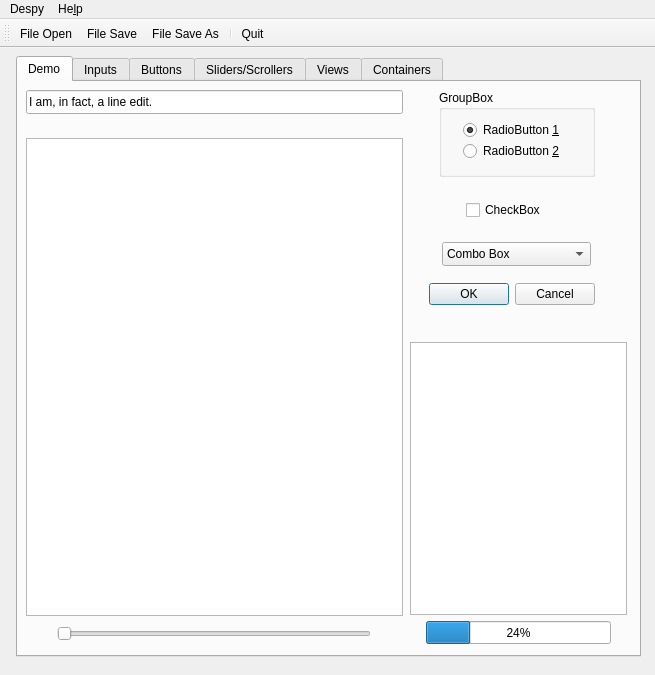
<?xml version="1.0" encoding="UTF-8"?>
<ui version="4.0">
 <class>MainWindow</class>
 <widget class="QMainWindow" name="MainWindow">
  <property name="geometry">
   <rect>
    <x>0</x>
    <y>0</y>
    <width>655</width>
    <height>675</height>
   </rect>
  </property>
  <property name="windowTitle">
   <string>Despy</string>
  </property>
  <property name="windowIcon">
   <iconset resource="despy2.qrc">
    <normaloff>:/content/despy2.png</normaloff>:/content/despy2.png</iconset>
  </property>
  <widget class="QWidget" name="centralWidget">
   <widget class="QTabWidget" name="tabWidget">
    <property name="geometry">
     <rect>
      <x>16</x>
      <y>8</y>
      <width>625</width>
      <height>601</height>
     </rect>
    </property>
    <property name="currentIndex">
     <number>0</number>
    </property>
    <widget class="QWidget" name="tab">
     <attribute name="title">
      <string>Demo</string>
     </attribute>
     <widget class="QTextBrowser" name="textBrowser">
      <property name="geometry">
       <rect>
        <x>8</x>
        <y>56</y>
        <width>377</width>
        <height>478</height>
       </rect>
      </property>
      <property name="source">
       <url>
        <string>qrc:/content/q</string>
       </url>
      </property>
      <property name="openExternalLinks">
       <bool>false</bool>
      </property>
      <property name="openLinks">
       <bool>false</bool>
      </property>
     </widget>
     <widget class="QSlider" name="horizontalSlider">
      <property name="geometry">
       <rect>
        <x>39</x>
        <y>544</y>
        <width>314</width>
        <height>16</height>
       </rect>
      </property>
      <property name="orientation">
       <enum>Qt::Horizontal</enum>
      </property>
     </widget>
     <widget class="QDialogButtonBox" name="buttonBox">
      <property name="geometry">
       <rect>
        <x>392</x>
        <y>200</y>
        <width>185</width>
        <height>24</height>
       </rect>
      </property>
      <property name="standardButtons">
       <set>QDialogButtonBox::Cancel|QDialogButtonBox::Ok</set>
      </property>
     </widget>
     <widget class="QGroupBox" name="groupBox">
      <property name="geometry">
       <rect>
        <x>421</x>
        <y>8</y>
        <width>156</width>
        <height>87</height>
       </rect>
      </property>
      <property name="title">
       <string>GroupBox</string>
      </property>
      <widget class="QRadioButton" name="radioButton">
       <property name="geometry">
        <rect>
         <x>24</x>
         <y>32</y>
         <width>105</width>
         <height>16</height>
        </rect>
       </property>
       <property name="text">
        <string>RadioButton &amp;1</string>
       </property>
       <property name="checked">
        <bool>true</bool>
       </property>
      </widget>
      <widget class="QRadioButton" name="radioButton_2">
       <property name="geometry">
        <rect>
         <x>24</x>
         <y>53</y>
         <width>113</width>
         <height>16</height>
        </rect>
       </property>
       <property name="text">
        <string>RadioButton &amp;2</string>
       </property>
      </widget>
     </widget>
     <widget class="QCheckBox" name="checkBox">
      <property name="geometry">
       <rect>
        <x>448</x>
        <y>120</y>
        <width>77</width>
        <height>16</height>
       </rect>
      </property>
      <property name="text">
       <string>CheckBox</string>
      </property>
     </widget>
     <widget class="QLineEdit" name="lineEdit">
      <property name="geometry">
       <rect>
        <x>8</x>
        <y>8</y>
        <width>377</width>
        <height>24</height>
       </rect>
      </property>
      <property name="text">
       <string>I am, in fact, a line edit.</string>
      </property>
     </widget>
     <widget class="QTreeView" name="treeView">
      <property name="geometry">
       <rect>
        <x>392</x>
        <y>260</y>
        <width>217</width>
        <height>273</height>
       </rect>
      </property>
      <property name="indentation">
       <number>6</number>
      </property>
      <property name="allColumnsShowFocus">
       <bool>true</bool>
      </property>
      <property name="wordWrap">
       <bool>true</bool>
      </property>
     </widget>
     <widget class="QProgressBar" name="progressBar">
      <property name="geometry">
       <rect>
        <x>408</x>
        <y>539</y>
        <width>185</width>
        <height>23</height>
       </rect>
      </property>
      <property name="value">
       <number>24</number>
      </property>
     </widget>
     <widget class="QComboBox" name="comboBox">
      <property name="geometry">
       <rect>
        <x>424</x>
        <y>160</y>
        <width>149</width>
        <height>24</height>
       </rect>
      </property>
      <item>
       <property name="text">
        <string>Combo Box</string>
       </property>
      </item>
      <item>
       <property name="text">
        <string>Combo 2</string>
       </property>
      </item>
      <item>
       <property name="text">
        <string>Combo 3</string>
       </property>
      </item>
     </widget>
    </widget>
    <widget class="QWidget" name="tab_2">
     <attribute name="title">
      <string>Inputs</string>
     </attribute>
     <widget class="QLabel" name="label">
      <property name="geometry">
       <rect>
        <x>384</x>
        <y>40</y>
        <width>177</width>
        <height>145</height>
       </rect>
      </property>
      <property name="text">
       <string>&lt;html&gt;&lt;head/&gt;&lt;body&gt;&lt;p align=&quot;center&quot;&gt;This is a label showing &lt;span style=&quot; color:#ff008e;&quot;&gt;Rich &lt;/span&gt;&lt;span style=&quot; color:#00d08e;&quot;&gt;Text&lt;/span&gt; which can be &lt;span style=&quot; font-weight:600; color:#386dc4;&quot;&gt;formatted &lt;/span&gt;in &lt;span style=&quot; font-style:italic;&quot;&gt;various&lt;/span&gt; ways. It can include links &lt;a href=&quot;https://ixquick.com&quot;&gt;&lt;span style=&quot; text-decoration: underline; color:#2980b9;&quot;&gt;ixquick&lt;/span&gt;&lt;/a&gt; and images &lt;img src=&quot;:/content/abc.png&quot;/&gt;&lt;/p&gt;&lt;/body&gt;&lt;/html&gt;</string>
      </property>
      <property name="wordWrap">
       <bool>true</bool>
      </property>
      <property name="openExternalLinks">
       <bool>true</bool>
      </property>
     </widget>
     <widget class="QWidget" name="layoutWidget">
      <property name="geometry">
       <rect>
        <x>48</x>
        <y>40</y>
        <width>179</width>
        <height>138</height>
       </rect>
      </property>
      <layout class="QGridLayout" name="gridLayout">
       <item row="0" column="0" colspan="2">
        <widget class="QComboBox" name="comboBox_3">
         <item>
          <property name="text">
           <string>Combo Box</string>
          </property>
         </item>
         <item>
          <property name="text">
           <string>Are you really</string>
          </property>
         </item>
         <item>
          <property name="text">
           <string>reading this?</string>
          </property>
         </item>
        </widget>
       </item>
       <item row="1" column="0" colspan="2">
        <widget class="QComboBox" name="comboBox_2">
         <property name="editable">
          <bool>true</bool>
         </property>
         <item>
          <property name="text">
           <string>Editable Combo</string>
          </property>
         </item>
         <item>
          <property name="text">
           <string>The first line</string>
          </property>
         </item>
         <item>
          <property name="text">
           <string>And another</string>
          </property>
         </item>
        </widget>
       </item>
       <item row="2" column="0" colspan="2">
        <widget class="QFontComboBox" name="fontComboBox"/>
       </item>
       <item row="3" column="0" colspan="2">
        <widget class="QDateTimeEdit" name="dateTimeEdit"/>
       </item>
       <item row="4" column="0">
        <widget class="QSpinBox" name="spinBox"/>
       </item>
       <item row="4" column="1">
        <widget class="QDoubleSpinBox" name="doubleSpinBox"/>
       </item>
      </layout>
     </widget>
     <widget class="QWidget" name="layoutWidget">
      <property name="geometry">
       <rect>
        <x>45</x>
        <y>240</y>
        <width>521</width>
        <height>321</height>
       </rect>
      </property>
      <layout class="QGridLayout" name="gridLayout_2">
       <item row="0" column="0" colspan="2">
        <widget class="QLineEdit" name="lineEdit_2">
         <property name="text">
          <string>Well, it's a moose, sir, he swerves and hits a tree.</string>
         </property>
        </widget>
       </item>
       <item row="1" column="0">
        <widget class="QTextEdit" name="textEdit">
         <property name="html">
          <string>&lt;!DOCTYPE HTML PUBLIC &quot;-//W3C//DTD HTML 4.0//EN&quot; &quot;http://www.w3.org/TR/REC-html40/strict.dtd&quot;&gt;
&lt;html&gt;&lt;head&gt;&lt;meta name=&quot;qrichtext&quot; content=&quot;1&quot; /&gt;&lt;style type=&quot;text/css&quot;&gt;
p, li { white-space: pre-wrap; }
&lt;/style&gt;&lt;/head&gt;&lt;body style=&quot; font-family:'Droid Sans'; font-size:11pt; font-weight:400; font-style:normal;&quot;&gt;
&lt;p style=&quot; margin-top:12px; margin-bottom:0px; margin-left:0px; margin-right:0px; -qt-block-indent:0; text-indent:0px;&quot;&gt;&lt;span style=&quot; font-family:'Courier New,courier';&quot;&gt;To begin at the beginning:&lt;/span&gt;&lt;/p&gt;
&lt;p style=&quot;-qt-paragraph-type:empty; margin-top:0px; margin-bottom:0px; margin-left:0px; margin-right:0px; -qt-block-indent:0; text-indent:0px; font-family:'Courier New,courier';&quot;&gt;&lt;br /&gt;&lt;/p&gt;
&lt;p style=&quot; margin-top:0px; margin-bottom:0px; margin-left:0px; margin-right:0px; -qt-block-indent:0; text-indent:0px;&quot;&gt;&lt;span style=&quot; font-family:'Courier New,courier';&quot;&gt;It is spring, moonless night in the small town, starless&lt;/span&gt;&lt;/p&gt;
&lt;p style=&quot; margin-top:0px; margin-bottom:12px; margin-left:0px; margin-right:0px; -qt-block-indent:0; text-indent:0px;&quot;&gt;&lt;span style=&quot; font-family:'Courier New,courier';&quot;&gt;and bible-black, the cobblestreets silent and the hunched,&lt;/span&gt;&lt;/p&gt;&lt;/body&gt;&lt;/html&gt;</string>
         </property>
        </widget>
       </item>
       <item row="1" column="1">
        <widget class="QTextBrowser" name="textBrowser_2">
         <property name="html">
          <string>&lt;!DOCTYPE HTML PUBLIC &quot;-//W3C//DTD HTML 4.0//EN&quot; &quot;http://www.w3.org/TR/REC-html40/strict.dtd&quot;&gt;
&lt;html&gt;&lt;head&gt;&lt;meta name=&quot;qrichtext&quot; content=&quot;1&quot; /&gt;&lt;style type=&quot;text/css&quot;&gt;
p, li { white-space: pre-wrap; }
&lt;/style&gt;&lt;/head&gt;&lt;body style=&quot; font-family:'Droid Sans'; font-size:11pt; font-weight:400; font-style:normal;&quot;&gt;
&lt;p style=&quot;-qt-paragraph-type:empty; margin-top:0px; margin-bottom:0px; margin-left:0px; margin-right:0px; -qt-block-indent:0; text-indent:0px;&quot;&gt;&lt;br /&gt;&lt;/p&gt;&lt;/body&gt;&lt;/html&gt;</string>
         </property>
         <property name="source">
          <url>
           <string>qrc:/content/qml3</string>
          </url>
         </property>
        </widget>
       </item>
      </layout>
     </widget>
    </widget>
    <widget class="QWidget" name="tab_3">
     <attribute name="title">
      <string>Buttons</string>
     </attribute>
     <widget class="QGroupBox" name="groupBox_2">
      <property name="geometry">
       <rect>
        <x>216</x>
        <y>288</y>
        <width>168</width>
        <height>113</height>
       </rect>
      </property>
      <property name="title">
       <string>GroupBox</string>
      </property>
      <widget class="QRadioButton" name="radioButton_3">
       <property name="geometry">
        <rect>
         <x>16</x>
         <y>32</y>
         <width>93</width>
         <height>16</height>
        </rect>
       </property>
       <property name="text">
        <string>RadioButton</string>
       </property>
       <property name="checked">
        <bool>true</bool>
       </property>
      </widget>
      <widget class="QRadioButton" name="radioButton_4">
       <property name="geometry">
        <rect>
         <x>16</x>
         <y>56</y>
         <width>93</width>
         <height>16</height>
        </rect>
       </property>
       <property name="text">
        <string>RadioButton</string>
       </property>
      </widget>
      <widget class="QRadioButton" name="radioButton_5">
       <property name="geometry">
        <rect>
         <x>16</x>
         <y>80</y>
         <width>93</width>
         <height>16</height>
        </rect>
       </property>
       <property name="text">
        <string>RadioButton</string>
       </property>
      </widget>
     </widget>
     <widget class="QFrame" name="frame">
      <property name="geometry">
       <rect>
        <x>216</x>
        <y>208</y>
        <width>168</width>
        <height>73</height>
       </rect>
      </property>
      <property name="frameShape">
       <enum>QFrame::StyledPanel</enum>
      </property>
      <property name="frameShadow">
       <enum>QFrame::Raised</enum>
      </property>
      <widget class="QCheckBox" name="checkBox_2">
       <property name="geometry">
        <rect>
         <x>16</x>
         <y>16</y>
         <width>128</width>
         <height>16</height>
        </rect>
       </property>
       <property name="text">
        <string>CheckBox</string>
       </property>
       <property name="checked">
        <bool>true</bool>
       </property>
      </widget>
      <widget class="QCheckBox" name="checkBox_3">
       <property name="geometry">
        <rect>
         <x>16</x>
         <y>40</y>
         <width>128</width>
         <height>16</height>
        </rect>
       </property>
       <property name="text">
        <string> TriState CheckBox</string>
       </property>
       <property name="checked">
        <bool>false</bool>
       </property>
       <property name="tristate">
        <bool>true</bool>
       </property>
      </widget>
     </widget>
     <widget class="QWidget" name="layoutWidget">
      <property name="geometry">
       <rect>
        <x>217</x>
        <y>112</y>
        <width>193</width>
        <height>54</height>
       </rect>
      </property>
      <layout class="QGridLayout" name="gridLayout_3">
       <item row="0" column="0">
        <widget class="QPushButton" name="pushButton">
         <property name="text">
          <string>PushButton</string>
         </property>
        </widget>
       </item>
       <item row="0" column="1">
        <widget class="QToolButton" name="toolButton">
         <property name="text">
          <string>...</string>
         </property>
        </widget>
       </item>
       <item row="1" column="0">
        <widget class="QDialogButtonBox" name="buttonBox_2">
         <property name="standardButtons">
          <set>QDialogButtonBox::Cancel|QDialogButtonBox::Ok</set>
         </property>
         <property name="centerButtons">
          <bool>true</bool>
         </property>
        </widget>
       </item>
       <item row="1" column="1">
        <widget class="QToolButton" name="toolButton_2">
         <property name="text">
          <string>...</string>
         </property>
         <property name="autoRaise">
          <bool>true</bool>
         </property>
         <property name="arrowType">
          <enum>Qt::DownArrow</enum>
         </property>
        </widget>
       </item>
      </layout>
     </widget>
     <zorder>layoutWidget</zorder>
     <zorder>frame</zorder>
     <zorder>groupBox_2</zorder>
    </widget>
    <widget class="QWidget" name="tab_4">
     <attribute name="title">
      <string>Sliders/Scrollers</string>
     </attribute>
     <widget class="QScrollBar" name="horizontalScrollBar">
      <property name="geometry">
       <rect>
        <x>72</x>
        <y>504</y>
        <width>465</width>
        <height>16</height>
       </rect>
      </property>
      <property name="orientation">
       <enum>Qt::Horizontal</enum>
      </property>
     </widget>
     <widget class="QScrollBar" name="verticalScrollBar">
      <property name="geometry">
       <rect>
        <x>528</x>
        <y>31</y>
        <width>16</width>
        <height>465</height>
       </rect>
      </property>
      <property name="orientation">
       <enum>Qt::Vertical</enum>
      </property>
     </widget>
     <widget class="QSlider" name="horizontalSlider_2">
      <property name="geometry">
       <rect>
        <x>128</x>
        <y>32</y>
        <width>353</width>
        <height>16</height>
       </rect>
      </property>
      <property name="orientation">
       <enum>Qt::Horizontal</enum>
      </property>
     </widget>
     <widget class="QSlider" name="verticalSlider">
      <property name="geometry">
       <rect>
        <x>72</x>
        <y>63</y>
        <width>16</width>
        <height>409</height>
       </rect>
      </property>
      <property name="orientation">
       <enum>Qt::Vertical</enum>
      </property>
     </widget>
     <widget class="QProgressBar" name="progressBar_2">
      <property name="geometry">
       <rect>
        <x>192</x>
        <y>224</y>
        <width>233</width>
        <height>23</height>
       </rect>
      </property>
      <property name="value">
       <number>24</number>
      </property>
      <property name="alignment">
       <set>Qt::AlignLeading|Qt::AlignLeft|Qt::AlignVCenter</set>
      </property>
      <property name="invertedAppearance">
       <bool>false</bool>
      </property>
     </widget>
     <widget class="QProgressBar" name="progressBar_3">
      <property name="geometry">
       <rect>
        <x>192</x>
        <y>264</y>
        <width>233</width>
        <height>23</height>
       </rect>
      </property>
      <property name="value">
       <number>24</number>
      </property>
      <property name="invertedAppearance">
       <bool>true</bool>
      </property>
     </widget>
    </widget>
    <widget class="QWidget" name="tab_5">
     <attribute name="title">
      <string>Views</string>
     </attribute>
     <widget class="QTableWidget" name="tableWidget">
      <property name="geometry">
       <rect>
        <x>32</x>
        <y>64</y>
        <width>313</width>
        <height>137</height>
       </rect>
      </property>
      <row>
       <property name="text">
        <string>Alpha</string>
       </property>
      </row>
      <row>
       <property name="text">
        <string>Beta</string>
       </property>
      </row>
      <row>
       <property name="text">
        <string>Gamma</string>
       </property>
      </row>
      <column>
       <property name="text">
        <string>First</string>
       </property>
      </column>
      <column>
       <property name="text">
        <string>Second</string>
       </property>
      </column>
      <column>
       <property name="text">
        <string>Third</string>
       </property>
      </column>
      <item row="0" column="0">
       <property name="text">
        <string>Classical</string>
       </property>
      </item>
      <item row="0" column="1">
       <property name="text">
        <string>Jazz</string>
       </property>
      </item>
      <item row="0" column="2">
       <property name="text">
        <string>Pop</string>
       </property>
      </item>
      <item row="1" column="0">
       <property name="text">
        <string>Post Punk</string>
       </property>
      </item>
      <item row="1" column="1">
       <property name="text">
        <string>Electronic</string>
       </property>
      </item>
      <item row="1" column="2">
       <property name="text">
        <string>Minimalism</string>
       </property>
      </item>
      <item row="2" column="0">
       <property name="text">
        <string>Zydeco</string>
       </property>
      </item>
      <item row="2" column="1">
       <property name="text">
        <string>Blues</string>
       </property>
      </item>
     </widget>
     <widget class="QListWidget" name="listWidget">
      <property name="geometry">
       <rect>
        <x>424</x>
        <y>64</y>
        <width>153</width>
        <height>137</height>
       </rect>
      </property>
      <item>
       <property name="text">
        <string>alpha</string>
       </property>
      </item>
      <item>
       <property name="text">
        <string>beta</string>
       </property>
      </item>
      <item>
       <property name="text">
        <string>gamma</string>
       </property>
      </item>
      <item>
       <property name="text">
        <string>delta</string>
       </property>
      </item>
      <item>
       <property name="text">
        <string>epsilon</string>
       </property>
      </item>
      <item>
       <property name="text">
        <string>zeta</string>
       </property>
      </item>
      <item>
       <property name="text">
        <string>eta</string>
       </property>
      </item>
      <item>
       <property name="text">
        <string>theta</string>
       </property>
      </item>
      <item>
       <property name="text">
        <string>iota</string>
       </property>
      </item>
      <item>
       <property name="text">
        <string>kappa</string>
       </property>
      </item>
      <item>
       <property name="text">
        <string>lambda</string>
       </property>
      </item>
      <item>
       <property name="text">
        <string>mu</string>
       </property>
      </item>
      <item>
       <property name="text">
        <string>nu</string>
       </property>
      </item>
      <item>
       <property name="text">
        <string>xi</string>
       </property>
      </item>
      <item>
       <property name="text">
        <string>omicron</string>
       </property>
      </item>
      <item>
       <property name="text">
        <string>pi</string>
       </property>
      </item>
      <item>
       <property name="text">
        <string>rho</string>
       </property>
      </item>
      <item>
       <property name="text">
        <string>sigma</string>
       </property>
      </item>
      <item>
       <property name="text">
        <string>tau</string>
       </property>
      </item>
      <item>
       <property name="text">
        <string>upsilon</string>
       </property>
      </item>
      <item>
       <property name="text">
        <string>phi</string>
       </property>
      </item>
      <item>
       <property name="text">
        <string>chi</string>
       </property>
      </item>
      <item>
       <property name="text">
        <string>psi</string>
       </property>
      </item>
      <item>
       <property name="text">
        <string>omega</string>
       </property>
      </item>
     </widget>
     <widget class="QTreeView" name="treeView_2">
      <property name="geometry">
       <rect>
        <x>32</x>
        <y>296</y>
        <width>545</width>
        <height>225</height>
       </rect>
      </property>
      <property name="indentation">
       <number>6</number>
      </property>
      <property name="allColumnsShowFocus">
       <bool>true</bool>
      </property>
      <property name="wordWrap">
       <bool>true</bool>
      </property>
     </widget>
    </widget>
    <widget class="QWidget" name="tab_6">
     <attribute name="title">
      <string>Containers</string>
     </attribute>
     <widget class="QGroupBox" name="groupBox_3">
      <property name="geometry">
       <rect>
        <x>344</x>
        <y>432</y>
        <width>241</width>
        <height>113</height>
       </rect>
      </property>
      <property name="title">
       <string>GroupBox</string>
      </property>
     </widget>
     <widget class="QToolBox" name="toolBox">
      <property name="geometry">
       <rect>
        <x>24</x>
        <y>32</y>
        <width>241</width>
        <height>169</height>
       </rect>
      </property>
      <property name="currentIndex">
       <number>0</number>
      </property>
      <widget class="QWidget" name="page">
       <property name="geometry">
        <rect>
         <x>0</x>
         <y>0</y>
         <width>241</width>
         <height>123</height>
        </rect>
       </property>
       <attribute name="label">
        <string>Page 1</string>
       </attribute>
       <widget class="QPlainTextEdit" name="plainTextEdit">
        <property name="geometry">
         <rect>
          <x>23</x>
          <y>8</y>
          <width>193</width>
          <height>78</height>
         </rect>
        </property>
       </widget>
      </widget>
      <widget class="QWidget" name="page_2">
       <property name="geometry">
        <rect>
         <x>0</x>
         <y>0</y>
         <width>100</width>
         <height>30</height>
        </rect>
       </property>
       <attribute name="label">
        <string>Page 2</string>
       </attribute>
      </widget>
     </widget>
     <widget class="QTabWidget" name="tabWidget_2">
      <property name="geometry">
       <rect>
        <x>344</x>
        <y>32</y>
        <width>241</width>
        <height>161</height>
       </rect>
      </property>
      <property name="currentIndex">
       <number>1</number>
      </property>
      <widget class="QWidget" name="tab_7">
       <attribute name="title">
        <string>Tab 1</string>
       </attribute>
      </widget>
      <widget class="QWidget" name="tab_8">
       <attribute name="title">
        <string>Tab 2</string>
       </attribute>
      </widget>
     </widget>
     <widget class="QTabWidget" name="tabWidget_3">
      <property name="geometry">
       <rect>
        <x>336</x>
        <y>216</y>
        <width>249</width>
        <height>185</height>
       </rect>
      </property>
      <property name="tabPosition">
       <enum>QTabWidget::West</enum>
      </property>
      <property name="tabShape">
       <enum>QTabWidget::Triangular</enum>
      </property>
      <widget class="QWidget" name="tab_9">
       <attribute name="title">
        <string>Tab 1</string>
       </attribute>
      </widget>
      <widget class="QWidget" name="tab_10">
       <attribute name="title">
        <string>Tab 2</string>
       </attribute>
      </widget>
     </widget>
     <widget class="QFrame" name="frame_2">
      <property name="geometry">
       <rect>
        <x>40</x>
        <y>256</y>
        <width>217</width>
        <height>80</height>
       </rect>
      </property>
      <property name="frameShape">
       <enum>QFrame::StyledPanel</enum>
      </property>
      <property name="frameShadow">
       <enum>QFrame::Raised</enum>
      </property>
      <widget class="QLabel" name="label_4">
       <property name="geometry">
        <rect>
         <x>8</x>
         <y>32</y>
         <width>201</width>
         <height>17</height>
        </rect>
       </property>
       <property name="text">
        <string>Styled Panel</string>
       </property>
       <property name="alignment">
        <set>Qt::AlignCenter</set>
       </property>
      </widget>
     </widget>
     <widget class="QFrame" name="frame_3">
      <property name="geometry">
       <rect>
        <x>39</x>
        <y>360</y>
        <width>217</width>
        <height>80</height>
       </rect>
      </property>
      <property name="frameShape">
       <enum>QFrame::Panel</enum>
      </property>
      <property name="frameShadow">
       <enum>QFrame::Sunken</enum>
      </property>
      <widget class="QLabel" name="label_3">
       <property name="geometry">
        <rect>
         <x>14</x>
         <y>32</y>
         <width>185</width>
         <height>17</height>
        </rect>
       </property>
       <property name="text">
        <string>Sunken</string>
       </property>
       <property name="alignment">
        <set>Qt::AlignCenter</set>
       </property>
      </widget>
     </widget>
     <widget class="QFrame" name="frame_4">
      <property name="geometry">
       <rect>
        <x>39</x>
        <y>464</y>
        <width>217</width>
        <height>80</height>
       </rect>
      </property>
      <property name="frameShape">
       <enum>QFrame::Box</enum>
      </property>
      <property name="frameShadow">
       <enum>QFrame::Raised</enum>
      </property>
      <widget class="QLabel" name="label_2">
       <property name="geometry">
        <rect>
         <x>14</x>
         <y>32</y>
         <width>185</width>
         <height>16</height>
        </rect>
       </property>
       <property name="text">
        <string>Box</string>
       </property>
       <property name="alignment">
        <set>Qt::AlignCenter</set>
       </property>
      </widget>
     </widget>
    </widget>
   </widget>
  </widget>
  <widget class="QMenuBar" name="menuBar">
   <property name="geometry">
    <rect>
     <x>0</x>
     <y>0</y>
     <width>655</width>
     <height>15</height>
    </rect>
   </property>
   <widget class="QMenu" name="menuDespy">
    <property name="title">
     <string>Despy</string>
    </property>
    <addaction name="actionFile_Open"/>
    <addaction name="actionFile_Save"/>
    <addaction name="actionFile_Save_As"/>
    <addaction name="separator"/>
    <addaction name="actionQuit"/>
   </widget>
   <widget class="QMenu" name="menuHelp">
    <property name="title">
     <string>He&amp;lp</string>
    </property>
    <addaction name="actionAbout"/>
   </widget>
   <addaction name="menuDespy"/>
   <addaction name="menuHelp"/>
  </widget>
  <widget class="QToolBar" name="mainToolBar">
   <attribute name="toolBarArea">
    <enum>TopToolBarArea</enum>
   </attribute>
   <attribute name="toolBarBreak">
    <bool>false</bool>
   </attribute>
   <addaction name="actionFile_Open"/>
   <addaction name="actionFile_Save"/>
   <addaction name="actionFile_Save_As"/>
   <addaction name="separator"/>
   <addaction name="actionQuit"/>
  </widget>
  <action name="actionFile_Open">
   <property name="icon">
    <iconset theme="document-open">
     <normaloff>.</normaloff>.</iconset>
   </property>
   <property name="text">
    <string>&amp;File Open</string>
   </property>
  </action>
  <action name="actionFile_Save">
   <property name="icon">
    <iconset theme="document-save">
     <normaloff>.</normaloff>.</iconset>
   </property>
   <property name="text">
    <string>File &amp;Save</string>
   </property>
  </action>
  <action name="actionFile_Save_As">
   <property name="icon">
    <iconset theme="document-save-as">
     <normaloff>.</normaloff>.</iconset>
   </property>
   <property name="text">
    <string>F&amp;ile Save As</string>
   </property>
  </action>
  <action name="actionQuit">
   <property name="icon">
    <iconset theme="application-exit">
     <normaloff>.</normaloff>.</iconset>
   </property>
   <property name="text">
    <string>&amp;Quit</string>
   </property>
  </action>
  <action name="actionAbout">
   <property name="text">
    <string>&amp;About</string>
   </property>
  </action>
 </widget>
 <layoutdefault spacing="6" margin="11"/>
 <resources>
  <include location="despy2.qrc"/>
 </resources>
 <connections>
  <connection>
   <sender>horizontalSlider</sender>
   <signal>valueChanged(int)</signal>
   <receiver>progressBar</receiver>
   <slot>setValue(int)</slot>
   <hints>
    <hint type="sourcelabel">
     <x>263</x>
     <y>642</y>
    </hint>
    <hint type="destinationlabel">
     <x>462</x>
     <y>646</y>
    </hint>
   </hints>
  </connection>
  <connection>
   <sender>verticalSlider</sender>
   <signal>valueChanged(int)</signal>
   <receiver>progressBar_3</receiver>
   <slot>setValue(int)</slot>
   <hints>
    <hint type="sourcelabel">
     <x>97</x>
     <y>355</y>
    </hint>
    <hint type="destinationlabel">
     <x>264</x>
     <y>369</y>
    </hint>
   </hints>
  </connection>
  <connection>
   <sender>verticalSlider</sender>
   <signal>valueChanged(int)</signal>
   <receiver>progressBar_2</receiver>
   <slot>setValue(int)</slot>
   <hints>
    <hint type="sourcelabel">
     <x>104</x>
     <y>322</y>
    </hint>
    <hint type="destinationlabel">
     <x>245</x>
     <y>326</y>
    </hint>
   </hints>
  </connection>
  <connection>
   <sender>horizontalSlider_2</sender>
   <signal>valueChanged(int)</signal>
   <receiver>verticalSlider</receiver>
   <slot>setValue(int)</slot>
   <hints>
    <hint type="sourcelabel">
     <x>233</x>
     <y>129</y>
    </hint>
    <hint type="destinationlabel">
     <x>104</x>
     <y>241</y>
    </hint>
   </hints>
  </connection>
  <connection>
   <sender>verticalSlider</sender>
   <signal>valueChanged(int)</signal>
   <receiver>horizontalSlider_2</receiver>
   <slot>setValue(int)</slot>
   <hints>
    <hint type="sourcelabel">
     <x>103</x>
     <y>210</y>
    </hint>
    <hint type="destinationlabel">
     <x>283</x>
     <y>133</y>
    </hint>
   </hints>
  </connection>
 </connections>
</ui>
